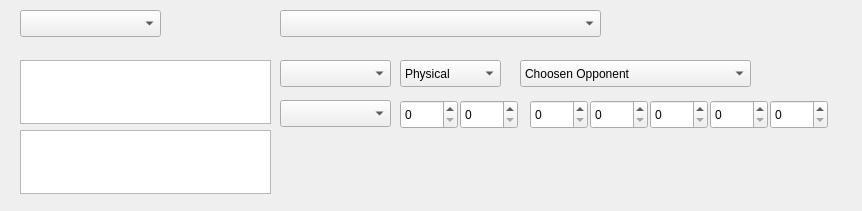
<ui version="4.0" >
 <class>MoveEditDlg</class>
 <widget class="QDialog" name="MoveEditDlg" >
  <property name="geometry" >
   <rect>
    <x>0</x>
    <y>0</y>
    <width>862</width>
    <height>211</height>
   </rect>
  </property>
  <property name="windowTitle" >
   <string>Move Editor</string>
  </property>
  <property name="windowIcon" >
   <iconset>
    <normaloff>PPRE.ico</normaloff>PPRE.ico</iconset>
  </property>
  <widget class="QComboBox" name="chooseMove" >
   <property name="geometry" >
    <rect>
     <x>20</x>
     <y>10</y>
     <width>141</width>
     <height>27</height>
    </rect>
   </property>
  </widget>
  <widget class="QSpinBox" name="basePower" >
   <property name="geometry" >
    <rect>
     <x>400</x>
     <y>100</y>
     <width>58</width>
     <height>29</height>
    </rect>
   </property>
   <property name="maximum" >
    <number>255</number>
   </property>
  </widget>
  <widget class="QSpinBox" name="effectChance" >
   <property name="geometry" >
    <rect>
     <x>590</x>
     <y>100</y>
     <width>58</width>
     <height>29</height>
    </rect>
   </property>
   <property name="maximum" >
    <number>255</number>
   </property>
  </widget>
  <widget class="QSpinBox" name="accuracy" >
   <property name="geometry" >
    <rect>
     <x>460</x>
     <y>100</y>
     <width>58</width>
     <height>29</height>
    </rect>
   </property>
   <property name="maximum" >
    <number>255</number>
   </property>
  </widget>
  <widget class="QSpinBox" name="pp" >
   <property name="geometry" >
    <rect>
     <x>530</x>
     <y>100</y>
     <width>58</width>
     <height>29</height>
    </rect>
   </property>
   <property name="maximum" >
    <number>255</number>
   </property>
  </widget>
  <widget class="QSpinBox" name="unk1" >
   <property name="geometry" >
    <rect>
     <x>710</x>
     <y>100</y>
     <width>58</width>
     <height>29</height>
    </rect>
   </property>
   <property name="maximum" >
    <number>255</number>
   </property>
  </widget>
  <widget class="QSpinBox" name="priority" >
   <property name="geometry" >
    <rect>
     <x>650</x>
     <y>100</y>
     <width>58</width>
     <height>29</height>
    </rect>
   </property>
   <property name="maximum" >
    <number>255</number>
   </property>
  </widget>
  <widget class="QSpinBox" name="unk2" >
   <property name="geometry" >
    <rect>
     <x>770</x>
     <y>100</y>
     <width>58</width>
     <height>29</height>
    </rect>
   </property>
   <property name="maximum" >
    <number>255</number>
   </property>
  </widget>
  <widget class="QPlainTextEdit" name="catkDesc" >
   <property name="geometry" >
    <rect>
     <x>20</x>
     <y>130</y>
     <width>251</width>
     <height>64</height>
    </rect>
   </property>
  </widget>
  <widget class="QPlainTextEdit" name="atkDesc" >
   <property name="geometry" >
    <rect>
     <x>20</x>
     <y>60</y>
     <width>251</width>
     <height>64</height>
    </rect>
   </property>
  </widget>
  <widget class="QComboBox" name="effect" >
   <property name="geometry" >
    <rect>
     <x>280</x>
     <y>10</y>
     <width>321</width>
     <height>27</height>
    </rect>
   </property>
  </widget>
  <widget class="QComboBox" name="type" >
   <property name="geometry" >
    <rect>
     <x>280</x>
     <y>60</y>
     <width>111</width>
     <height>27</height>
    </rect>
   </property>
  </widget>
  <widget class="QComboBox" name="category" >
   <property name="geometry" >
    <rect>
     <x>400</x>
     <y>60</y>
     <width>101</width>
     <height>27</height>
    </rect>
   </property>
   <item>
    <property name="text" >
     <string>Physical</string>
    </property>
   </item>
   <item>
    <property name="text" >
     <string>Special</string>
    </property>
   </item>
   <item>
    <property name="text" >
     <string>Status</string>
    </property>
   </item>
  </widget>
  <widget class="QComboBox" name="target" >
   <property name="geometry" >
    <rect>
     <x>520</x>
     <y>60</y>
     <width>231</width>
     <height>27</height>
    </rect>
   </property>
   <item>
    <property name="text" >
     <string>Choosen Opponent</string>
    </property>
   </item>
   <item>
    <property name="text" >
     <string>Chosen Opponent, Random Attack</string>
    </property>
   </item>
   <item>
    <property name="text" >
     <string>Random Opponent</string>
    </property>
   </item>
   <item>
    <property name="text" >
     <string>Opponents on Field</string>
    </property>
   </item>
   <item>
    <property name="text" >
     <string>All Other on Field</string>
    </property>
   </item>
   <item>
    <property name="text" >
     <string>Self</string>
    </property>
   </item>
   <item>
    <property name="text" >
     <string>Team</string>
    </property>
   </item>
   <item>
    <property name="text" >
     <string>Field</string>
    </property>
   </item>
   <item>
    <property name="text" >
     <string>Opponent’s Team</string>
    </property>
   </item>
  </widget>
  <widget class="QComboBox" name="ctype" >
   <property name="geometry" >
    <rect>
     <x>280</x>
     <y>100</y>
     <width>111</width>
     <height>27</height>
    </rect>
   </property>
  </widget>
 </widget>
 <resources/>
 <connections>
  <connection>
   <sender>chooseMove</sender>
   <signal>currentIndexChanged(int)</signal>
   <receiver>MoveEditDlg</receiver>
   <slot>moveChanged()</slot>
   <hints>
    <hint type="sourcelabel" >
     <x>153</x>
     <y>16</y>
    </hint>
    <hint type="destinationlabel" >
     <x>207</x>
     <y>16</y>
    </hint>
   </hints>
  </connection>
 </connections>
 <slots>
  <slot>moveChanged()</slot>
 </slots>
</ui>
